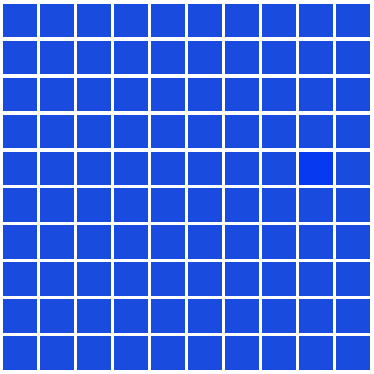
#> input picture pillow/sample.png, 374 x 374 px, found by its file name
$ python testPillow.py
#> lines starting #> are read from the running program, lines starting #| are printed output that depends on the picture; after the words box and inside, x2 and y2 are one past the last pixel; in counts of white or black regions, pixels touching at a corner belong together
from PIL import Image

img = Image.open('sample.PNG') # 이미지 파일 읽기
#> img is the input picture: PIL image 374x374 RGBA; mean R, G, B, A 67.6, 108.3, 228.3, 255

print(img.size) # 이미지 크기 GET
#| (374, 374)

img.save('tmp.PNG') # 이미지 파일 저장

im2 = Image.new("RGB", (500,500), (200,200,200)) # 새로운 이미지 생성
#> im2: PIL image 500x500 RGB; every value is 200
im3 = Image.new("RGB", (200,200))                # 디폴트, 검정색
#> im3: PIL image 200x200 RGB; every value is 0

im2.paste(im3, (20,20,220,220)) # 이미지 붙이기
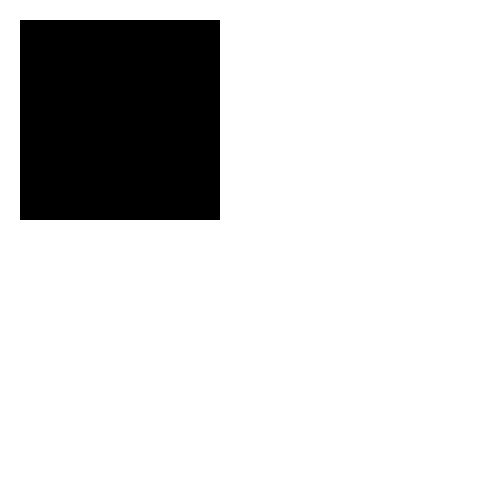
#> im2: PIL image 500x500 RGB; values 0 (black) and 200 (white), 84% white; 1 black region, box (x1, y1, x2, y2) and area: (20, 20, 220, 220) 40000

im2.save('tmp2.PNG')

#---------------------------------------------------- 서로 다른 색깔 찾기

image = Image.open('sample.PNG')

im4 = image.load() # 픽셀 값으로 접근하기 위해 필요

width, height = image.size
#> width = 374; height = 374

for i in range(0,width):
    if(im4[i,i] != (255,255,255,255)):
        color = im4[i,i]
        break
#> this loop made 5 passes
#> color on pass 5: (25, 75, 222, 255)

print(color)
#| (25, 75, 222, 255)

for i in range(0,width):
    for j in range(0,height):
        if(im4[i,j] != (255,255,255,255) and im4[i,j] != color):
            im4[i,j] = (255-color[0],255-color[1],255-color[2])

image.save('result.png')
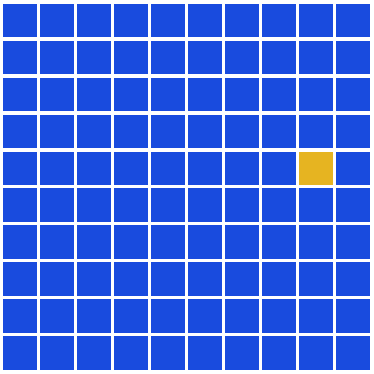
#> saved as result.png: PIL image 374x374 RGBA; mean R, G, B, A 69.4, 109.3, 226.6, 255
